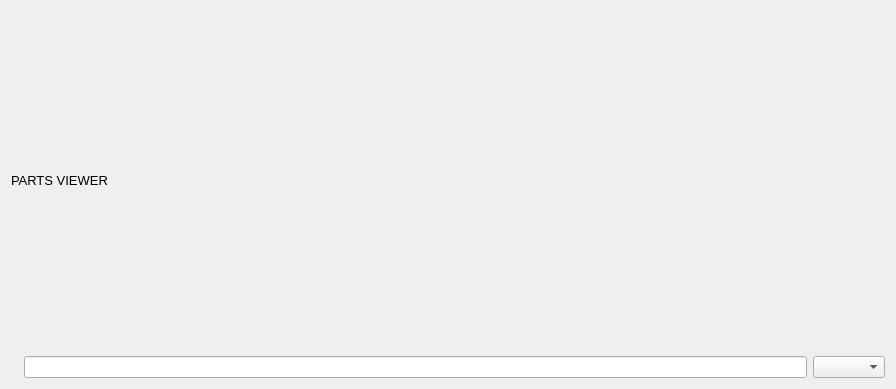
<?xml version="1.0" encoding="UTF-8"?>
<ui version="4.0">
 <class>partsViewer</class>
 <widget class="QDialog" name="partsViewer">
  <property name="geometry">
   <rect>
    <x>0</x>
    <y>0</y>
    <width>896</width>
    <height>389</height>
   </rect>
  </property>
  <property name="windowTitle">
   <string>Parts Viewer</string>
  </property>
  <layout class="QVBoxLayout" name="verticalLayout">
   <item>
    <widget class="QLabel" name="label">
     <property name="font">
      <font>
       <pointsize>10</pointsize>
      </font>
     </property>
     <property name="text">
      <string>PARTS VIEWER</string>
     </property>
    </widget>
   </item>
   <item>
    <layout class="QHBoxLayout" name="horizontalLayout">
     <item>
      <widget class="QLabel" name="label_2">
       <property name="maximumSize">
        <size>
         <width>7216</width>
         <height>7215</height>
        </size>
       </property>
       <property name="text">
        <string/>
       </property>
       <property name="pixmap">
        <pixmap resource="asert.qrc">:/Images/search.png</pixmap>
       </property>
       <property name="scaledContents">
        <bool>false</bool>
       </property>
       <property name="alignment">
        <set>Qt::AlignCenter</set>
       </property>
      </widget>
     </item>
     <item>
      <widget class="QLineEdit" name="lineEdit"/>
     </item>
     <item>
      <widget class="QComboBox" name="comboBox"/>
     </item>
    </layout>
   </item>
  </layout>
 </widget>
 <resources>
  <include location="asert.qrc"/>
 </resources>
 <connections/>
</ui>
